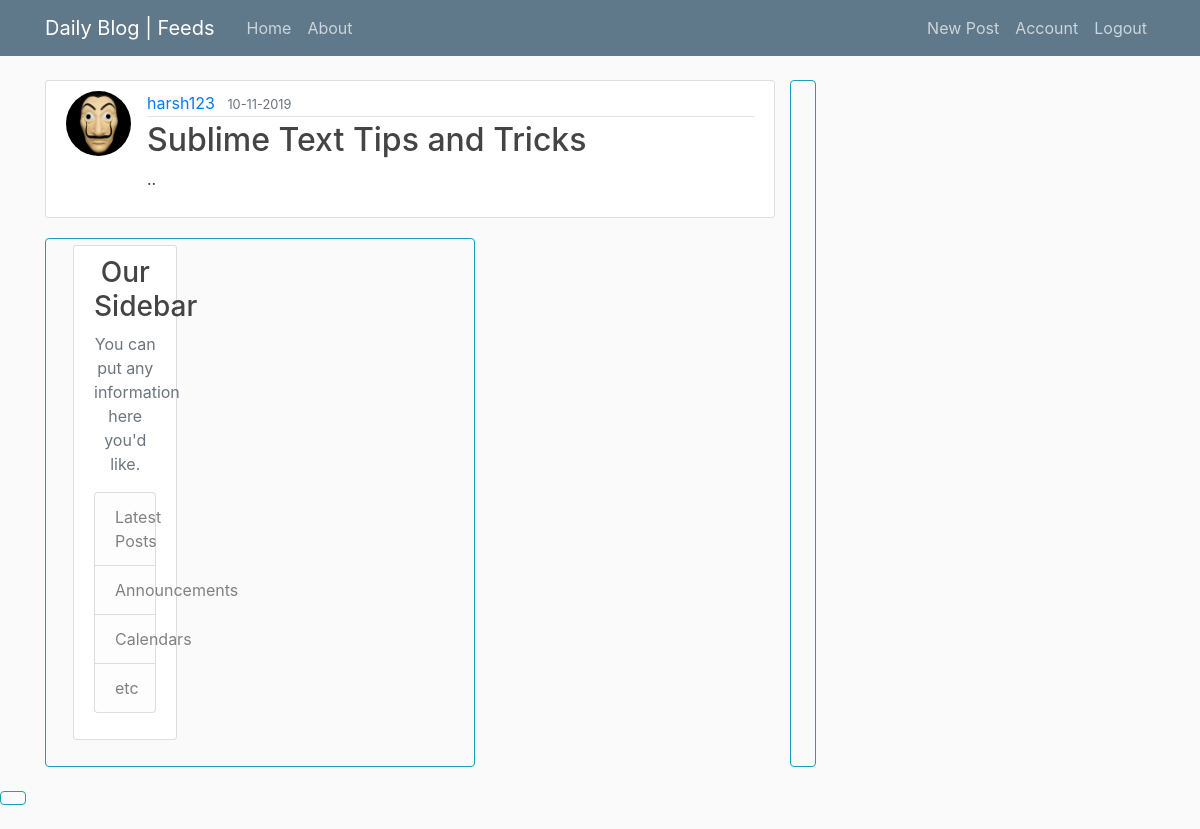
Page /home?page=2 (signed in) on the committed database.
### app/model.py (models this page shows, shortened)
class Post(db.Model):
    id = db.Column(db.Integer, primary_key=True)
    title = db.Column(db.String(20), nullable=False)
    date_posted = db.Column(db.DateTime, nullable=False, default=datetime.utcnow())
    content = db.Column(db.Text, nullable=False)
    user_id = db.Column(db.Integer, db.ForeignKey('user.id'), nullable=False)

class User(db.Model, UserMixin):
    id = db.Column(db.Integer, primary_key=True)
    username = db.Column(db.String(20), unique=True, nullable=False)
    email = db.Column(db.String(120), unique=True, nullable=False)
    image_profile = db.Column(db.String(120), nullable=False, default='default.jpg')
    password = db.Column(db.String(60), unique=True, nullable=False)
    posts = db.relationship('Post', backref='author', lazy=True)

### app/routes.py (the view)
@app.route('/')
@app.route('/home')
def home():
    page = request.args.get('page', 1, type=int)
    posts = Post.query.paginate(page=page, per_page=5)
    return render_template('home.html', posts=posts)

### app/model.py (called while the page is built)
@login_manager.user_loader
def load_user(user_id):
    return User.query.get(int(user_id))

### app/templates/home.html
{% extends "layout.html"  %}
    {% block content %}
        {% for post in posts.items %}
        <article class="media content-section">
        <img class="rounded-circle article-img" src="{{ url_for('static',filename='profile_pic/'+post.author.image_profile) }}">
  <div class="media-body">
    <div class="article-metadata">
      <a class="mr-2" href="#">{{post.author.username }}</a>
      <small class="text-muted">{{ post.date_posted.strftime('%d-%m-%Y') }}</small>
    </div>
    <h2><a class="article-title" href="{{ url_for('post',post_id = post.id) }}">{{ post.title }}</a></h2>
    <p class="article-content">{{ post.content }}</p>
  </div>
</article>
            {% for page_num in posts.iter_pages() %}
                {% if page_num %}
                    <a class="btn btn-outline-info mb-4" href="{{ url_for('home',page=page_num ) }}"
                {% else %}
                       ...
                {% endif %}
            {% endfor %}
        {% endfor %}
{% endblock content%}

### app/static/main.css (style rules this page uses)
body { background: #fafafa; color: #333333; margin-top: 5rem; }
h1, h2, h3, h4, h5, h6 { color: #444444; }
.content-section { background: #ffffff; padding: 10px 20px; border: 1px solid #dddddd; border-radius: 3px; margin-bottom: 20px; }
.article-title { color: #444444; }
.article-content { white-space: pre-line; }
.article-img { height: 65px; width: 65px; margin-right: 16px; }
.article-metadata { padding-bottom: 1px; margin-bottom: 4px; border-bottom: 1px solid #e3e3e3 }

### rows in the picture
Post: image_profile (placeholder picture), author.username "harsh123", date_posted "10-11-2019", title "Sublime Text Tips and Tricks", content ".."
